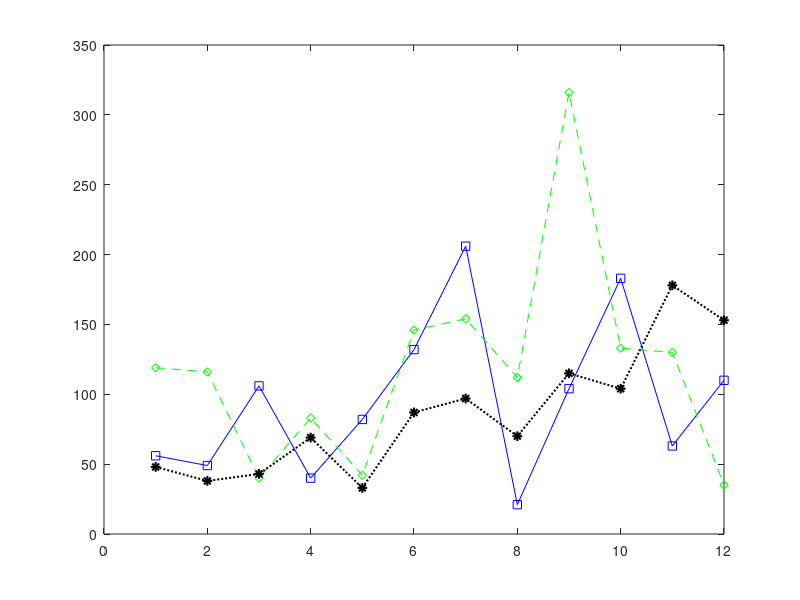

MATLAB code to generate this figure:
%% 
% 
% 
% 
% 
% *Student Name(In English)*:Andreiev Maksym
% 
% *Student ID*:2022m666
% 
% 
%% *Assignment No. (7)*
%% 
% 
% 
% _*Q1.*_  The function $\textrm{"y"}$ can be defined as [$y=\left(0\ldotp 5x^4 
% +1\ldotp 1x^3 -0\ldotp 9x^2 \right)e^{-0\ldotp 7x}$] .
%% 
% * plot (*x* versus *y*)  for $x$ ($-3\le x\le 10$)   ( use 50 elements between 
% -3 & 10), considering the following formats 
%% 
% >  magenta dash-dot line with cross markers. 
% 
% >  marker edge colors are black
% 
% >  line width = 0.9

x = linspace(-3, 10, 50);
y = (0.5*x.^4 + 1.1*x.^3 - 0.9*x.^2) .* exp(-0.7*x);
plot(x, y, "m--x","LineWidth", 0.9, "MarkerEdgeColor", 'k')
%% 
% 
% 
% _*Q2.*_  Plot the function [$y=x^2 e^{-x}$] and its derivative [$y_d =2xe^{-x} 
% -x^2 e^{-x}$] for $x$ ($0\le x\le 10$) in the same figure, considering the following 
% format:.
% 
% >  The function "$y$" has solid line with circle markers
% 
% >  The derivative "$y_d$" has dotted line with square marker. 
% 
% >  line width = 2.2
% 
% >  marker size is 7

x = 0:10;
y = x.^2.*exp(-x);
yd = 2*x.*exp(-x) - x.^2.*exp(-x);
plot(x, y, '-o', x, yd, '--s', "LineWidth", 2.2, "MarkerSize", 7)
%% 
% 
% 
% _*Q3.*_  The following table shows the monthly high and low temperature of 
% Kyoto city. The temperature is shown in "fahrenheit". 
% 
% 
%% 
% * Calculate the monthly mean temperature between high and low temperatures. 
% * plot the monthly mean temperature versus months (i.e., months range is 1~12) 
% considering the following formats
%% 
% >  *no line* and only asterisk markers 
% 
% >  Marker Size = 8

% define months
months = linspace(1, 12,12);   % months =  1:1:12  or  months =  1:12 >>> are also correct answers


% define the temperature in fahrenheit 
Temp = [46    48    55    66    75    81    88    91    82    72    63    52;
        34    36    39    48    57    66    73    75    68    55    46    37];


% Calculate the average temperature in celsius
m = mean(Temp);

% Plot
plot(m, months, '*', "MarkerSize", 8, "LineStyle","none")

%% 
% 
% 
% _*Q4.*_ The following table shows the monthly precipitation for Kyoto city 
% btween 2018 and 2020.
% 
% 
%% 
% * Plot the monthly precipitation of the three years (i.e., 2018, 2019 & 2020) 
% in the same figure considering the following format
%% 
% > Format of year(2018) > Blue solid line with square markers 
% 
% > Format of year(2019) > Green dashed line with diamond markers 
% 
% > Format of year(2020) > Black dotted line with asterisk markers 
% 
% > Line width = 1.5
% 
% > Marker size = 7.0

% define months
months = 1:1:12;   % months =  linspace(1, 12, 12)  OR  months =  1:12 >>> are also correct answers


Prec =[ 56    49   106    40    82   132   206    21   104   183    63   110;
       119   116    40    83    42   146   154   112   316   133   130    35;
        48    38    43    69    33    87    97    70   115   104   178   153];

% Plot monthly total precipitation of the three years

plot(months, Prec(1,:), 'b-s', months, ...
    Prec(2,:), 'g--d', months, Prec(3,:), ...
    'k:*', "LineWidth",1.5, "MarkerSize", 7)
%% 
%